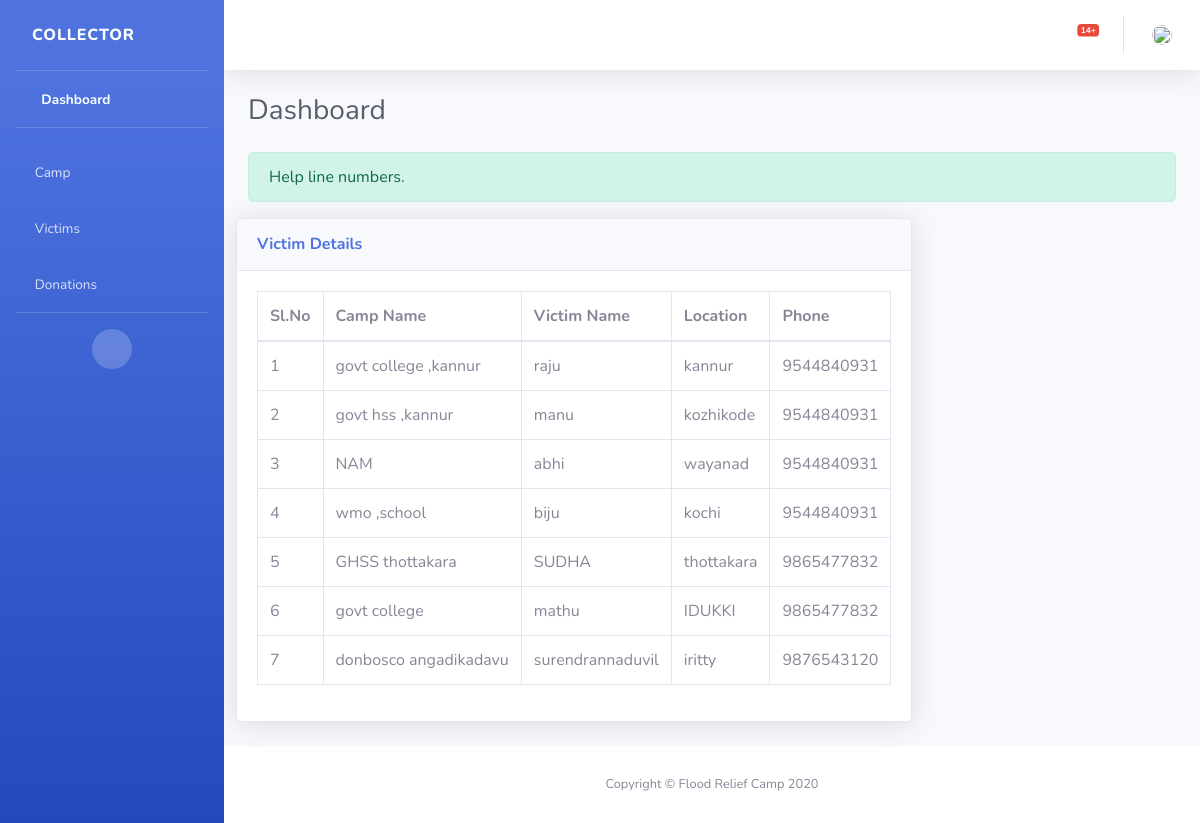
Screenshot of /collector_view_victim with the database file from the repository.
### app1/models.py (models this page shows)
class victim_details(models.Model):
    camp_name=models.CharField(max_length=250)
    victim_name=models.CharField(max_length=250)
    phone=models.CharField(max_length=10)
    location=models.CharField(max_length=250)
    health_status=models.CharField(max_length=250)

### app1/views.py (the view)
# urls.py: path('collector_view_victim',views.collector_view_victim,name='collector_view_victim'),
def collector_view_victim(request):
    obj= victim_details.objects.all()
    obj1=camp_details.objects.all().order_by('-id')
    obj2=requirement_table.objects.filter(status='').order_by('-id')
    obj3=flood_area.objects.all().order_by('-id')
    count=0
    for x in obj1:
        count=count+1
    for y in obj2:
        count=count+1
    for z in obj3:
        count=count+1
    return render(request,'Collector_view_victim.html',{'victim_details':obj,'camp':obj1,'requirement':obj2,'area':obj3,'count':count})

### app1/templates/Collector_view_victim.html (shortened to what this page needs)
<!DOCTYPE html>
<html lang="en">
    {% load static %}
<head>
    <link href="{% static "vendor/fontawesome-free/css/all.min.css"%}"" rel="stylesheet" type="text/css">
    <link href="{% static "css/sb-admin-2.min.css"%}"" rel="stylesheet">
</head>
<body id="page-top">
    <div id="wrapper">
        <ul class="navbar-nav bg-gradient-primary sidebar sidebar-dark accordion " id="accordionSidebar">
            <a class="sidebar-brand d-flex align-items-center justify-content-left" href="{% url 'collector_dashboard' %}">
                <div class="sidebar-brand-text mx-3">Collector </div>
            </a>
            <hr class="sidebar-divider my-0">
            <li class="nav-item active">
                <a class="nav-link" href="{% url 'collector_dashboard' %}">
                    <i class="fas fa-fw fa-tachometer-alt"></i>
                    <span>Dashboard</span></a>
            </li>
            <hr class="sidebar-divider">
            <li class="nav-item">
                <a class="nav-link collapsed" href="#" data-toggle="collapse" data-target="#collapseTwo"
                    aria-expanded="true" aria-controls="collapseTwo">
                    <i class="fas fa-home"></i>
                    <span>Camp</span>
                </a>
            </li>
            <li class="nav-item">
                <a class="nav-link collapsed" href="#" data-toggle="collapse" data-target="#collapseUtilities"
                    aria-expanded="true" aria-controls="collapseUtilities">
                    <i class="fas fa-wheelchair"></i>
                    <span>Victims</span>
                </a>
            </li>
            <li class="nav-item">
                <a class="nav-link collapsed" href="#" data-toggle="collapse" data-target="#collapseUtilities3"
                    aria-expanded="true" aria-controls="collapseUtilities3">
                    <i class="fas fa-hands-helping"></i>
                    <span>Donations</span>
                </a>
            </li>
            <hr class="sidebar-divider d-none d-md-block">
            <div class="text-center d-none d-md-inline">
                <button class="rounded-circle border-0" id="sidebarToggle"></button>
            </div>
        </ul>
        <div id="content-wrapper" class="d-flex flex-column">
            <div id="content">
                <nav class="navbar navbar-expand navbar-light bg-white topbar mb-4 static-top shadow">
                    <ul class="navbar-nav ml-auto">
                        <li class="nav-item dropdown no-arrow mx-1">
                            <a class="nav-link dropdown-toggle" href="#" id="alertsDropdown" role="button"
                                data-toggle="dropdown" aria-haspopup="true" aria-expanded="false">
                                <span class="badge badge-danger badge-counter">{{count}}+</span>
                            </a>
                        </li>
                        <li class="nav-item dropdown no-arrow">
                            <a class="nav-link dropdown-toggle" href="#" id="userDropdown" role="button"
                                data-toggle="dropdown" aria-haspopup="true" aria-expanded="false">
                                <img class="img-profile rounded-circle"
                                    src="{% static "images/profileicon.png"%}"" style="width: 20px; height:20px;">
                            </a>
                        </li>
                    </ul>
                </nav>
                <div class="container-fluid">
                    <div class="d-sm-flex align-items-center justify-content-between mb-4">
                        <h1 class="h3 mb-0 text-gray-800">Dashboard</h1>
                    </div>
                    <div class="alert alert-success" role="alert">
                        Help line numbers.
                      </div>
                    <div class="row">
                        <div class="card shadow mb-4">
                            <div class="card-header py-3">
                                <h6 class="m-0 font-weight-bold text-primary">Victim Details</h6>
                            </div>
                            <div class="card-body">
                                <div class="table-responsive">
                                    <table class="table table-bordered" id="dataTable" width="100%" cellspacing="0">
                                        <thead>
                                            <tr>
                                                <th>Sl.No</th>
                                                <th>Camp Name</th>
                                                <th>Victim Name</th>
                                                <th>Location</th>
                                                <th>Phone</th>
                                            </tr>
                                        </thead>
                                        <tbody>
                                            {% for x in victim_details %}
                                            <tr>
                                                <td>{{forloop.counter|add:0}}</td>
                                                <td>{{x.camp_name}}</td>
                                                <td>{{x.victim_name}}</td>
                                                <td>{{x.location}}</td>
                                                <td>{{x.phone}}</td>
                                            </tr>
                                           {% endfor %}
                                        </tbody>
                                    </table>
                                </div>
                            </div>
                        </div>
                    </div>
                </div>
            </div>
            <footer class="sticky-footer bg-white">
                <div class="container my-auto">
                    <div class="copyright text-center my-auto">
                        <span>Copyright &copy; Flood Relief Camp 2020</span>
                    </div>
                </div>
            </footer>
        </div>
    </div>
</body>
</html>

### rows the page displays
victim_details: camp_name "govt college ,kannur", victim_name "raju", location "kannur", phone "9544840931"
victim_details: camp_name "govt hss ,kannur", victim_name "manu", location "kozhikode", phone "9544840931"
victim_details: camp_name "NAM", victim_name "abhi", location "wayanad", phone "9544840931"
victim_details: camp_name "wmo ,school", victim_name "biju", location "kochi", phone "9544840931"
victim_details: camp_name "GHSS thottakara", victim_name "SUDHA", location "thottakara", phone "9865477832"
victim_details: camp_name "govt college", victim_name "mathu", location "IDUKKI", phone "9865477832"
victim_details: camp_name "donbosco angadikadavu", victim_name "surendrannaduvil", location "iritty", phone "9876543120"

### other values shown
{{ count }} "14"
